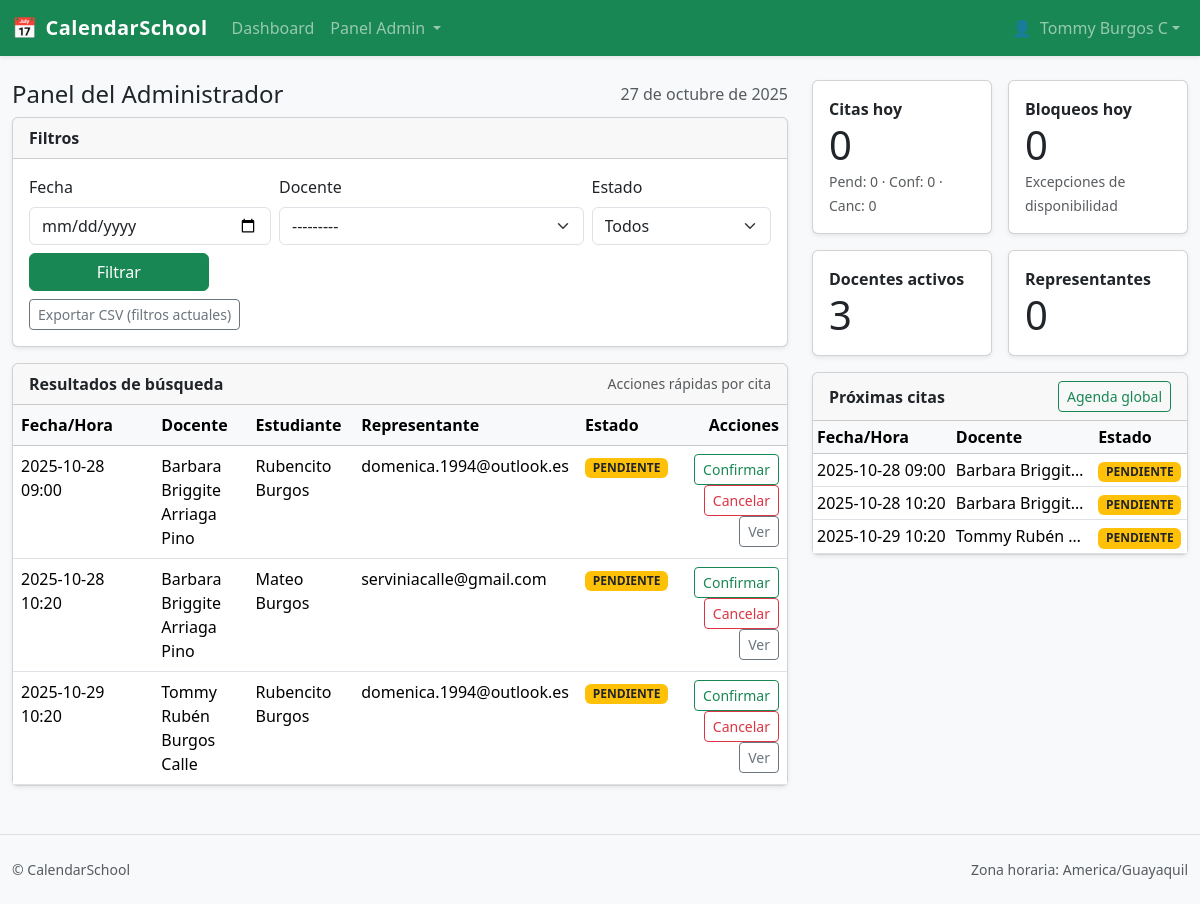
/panel/admin/ (signed in), run on the app's committed database.
### user/models.py (models this page shows, shortened)
class User(AbstractUser):
    cedula = models.CharField(
        max_length=20, unique=True, null=True, blank=True,
        validators=[RegexValidator(r"^\d{8,20}$", "Cédula inválida (8–20 dígitos).")]
    )
    email = models.EmailField(unique=True, null=True, blank=True)
    imgPerfil = models.ImageField(upload_to="users/", default="imageDefault.png")
    rol = models.ForeignKey("user.Rol", null=True, blank=True, on_delete=models.SET_NULL, related_name="usuarios")

### turnos/models.py (models this page shows, shortened)
class Cita(models.Model):
    docente = models.ForeignKey(
        PerfilDocente, on_delete=models.PROTECT, related_name="citas"
    )
    representante = models.ForeignKey(
        settings.AUTH_USER_MODEL, on_delete=models.PROTECT, related_name="citas"
    )
    curso_estudiante = models.CharField(max_length=100)   # p.ej. "8vo A", "2do BGU"
    nombre_estudiante = models.CharField(max_length=120)  # nombre del representado
    motivo = models.TextField()
    inicio = models.DateTimeField()
    fin = models.DateTimeField()
    estado = models.CharField(
        max_length=12, choices=EstadoCita.choices, default=EstadoCita.PENDIENTE
    )
    creada_en = models.DateTimeField(auto_now_add=True)
    cancelada_por = models.ForeignKey(
        settings.AUTH_USER_MODEL,
        null=True,
        blank=True,
        on_delete=models.SET_NULL,
        related_name="citas_canceladas",
    )
    motivo_cancelacion = models.CharField(max_length=255, blank=True)
    estudiante = models.ForeignKey(
        'turnos.Estudiante',
        null=True, blank=True,
        on_delete=models.SET_NULL,
        related_name="citas"
    )
    class Meta:
        verbose_name = "Cita"
        verbose_name_plural = "Citas"
        ordering = ("docente", "inicio")
        constraints = [
            models.UniqueConstraint(
                fields=["docente", "inicio", "fin"], name="unica_cita_docente_rango"
            ),
            models.CheckConstraint(
                check=models.Q(fin__gt=models.F("inicio")), name="cita_fin_gt_inicio"
            ),
        ]
        indexes = [
            models.Index(fields=["docente", "inicio"]),
            models.Index(fields=["estado"]),
            models.Index(fields=["inicio"]),
        ]

class PerfilDocente(models.Model):
    usuario = models.OneToOneField(
        settings.AUTH_USER_MODEL, on_delete=models.CASCADE, related_name="perfil_docente"
    )
    minutos_por_bloque = models.PositiveIntegerField(default=20)
    maximo_citas_diarias = models.PositiveIntegerField(null=True, blank=True)
    departamento = models.CharField(max_length=120, blank=True)
    telefono = models.CharField(max_length=30, blank=True)
    activo = models.BooleanField(default=True)
    class Meta:
        verbose_name = "Perfil de Docente"
        verbose_name_plural = "Perfiles de Docente"
        ordering = ["usuario__username"]
    def __str__(self):
        return f"Docente: {self.usuario.get_full_name() or self.usuario.username}"

### user/decorators.py (the view)
        def _wrapped(request, *args, **kwargs):
            u = request.user
            if not u.is_authenticated:
                messages.error(request, "Debes iniciar sesión.")
                return redirect("login")
            if not getattr(u, "rol", None) or (u.rol and u.rol.nombre != nombre_rol):
                messages.error(request, "No tienes permisos para ver esta sección.")
                return redirect("dashboard")  # o a donde prefieras
            return view_func(request, *args, **kwargs)

### turnos/forms.py
class FiltroCitasForm(forms.Form):
    fecha = forms.DateField(
        required=False,
        widget=forms.DateInput(attrs={"type": "date", "class": "form-control"}),
        label="Fecha"
    )
    docente = forms.ModelChoiceField(
        queryset=PerfilDocente.objects.filter(activo=True).select_related("usuario"),
        required=False,
        widget=forms.Select(attrs={"class": "form-select"}),
        label="Docente"
    )
    estado = forms.ChoiceField(
        required=False,
        choices=[("", "Todos")] + list(EstadoCita.choices),
        widget=forms.Select(attrs={"class": "form-select"}),
        label="Estado"
    )

### myApp/templates/dashboard_admin.html (shortened to what this page needs)
{% extends "base.html" %}
{% block content %}
<div class="row g-4">
  <div class="col-12 col-lg-8">
    <div class="d-flex align-items-center justify-content-between mb-2">
      <h1 class="h4 mb-0">Panel del Administrador</h1>
      <span class="text-muted">{{ hoy }}</span>
    </div>
    <div class="card shadow-sm">
      <div class="card-header">
        <strong>Filtros</strong>
      </div>
      <div class="card-body">
        <form method="get" class="row g-2 align-items-end">
          <div class="col-12 col-md-4">
            <label class="form-label">Fecha</label>
            {{ form.fecha }}
          </div>
          <div class="col-12 col-md-5">
            <label class="form-label">Docente</label>
            {{ form.docente }}
          </div>
          <div class="col-12 col-md-3">
            <label class="form-label">Estado</label>
            {{ form.estado }}
          </div>
          <div class="col-12 col-md-3">
            <button class="btn btn-success w-100">Filtrar</button>
          </div>
        </form>
        <div class="mt-2">
            <a class="btn btn-outline-secondary btn-sm"
            href="{% url 'exportar_citas_csv' %}?fecha={{ form.fecha.value }}&docente={{ form.docente.value }}&estado={{ form.estado.value }}">
            Exportar CSV (filtros actuales)
            </a>
        </div>
      </div>
    </div>
    <div class="card shadow-sm mt-3">
      <div class="card-header d-flex justify-content-between align-items-center">
        <span><strong>Resultados de búsqueda</strong></span>
        <small class="text-muted">Acciones rápidas por cita</small>
      </div>
      <div class="card-body p-0">
        <div class="table-responsive">
          <table class="table table-hover mb-0">
            <thead class="table-light">
              <tr>
                <th style="min-width:140px;">Fecha/Hora</th>
                <th>Docente</th>
                <th>Estudiante</th>
                <th>Representante</th>
                <th>Estado</th>
                <th class="text-end">Acciones</th>
              </tr>
            </thead>
            <tbody>
              {% for c in citas %}
              <tr>
                <td>{{ c.inicio|date:"Y-m-d H:i" }}</td>
                <td>{{ c.docente.usuario.get_full_name|default:c.docente.usuario.username }}</td>
                <td>{{ c.nombre_estudiante }}</td>
                <td>{{ c.representante.email }}</td>
                <td>
                  <span class="badge {% if c.estado == 'CONFIRMADA' %}bg-success{% elif c.estado == 'PENDIENTE' %}bg-warning text-dark{% else %}bg-secondary{% endif %}">
                    {{ c.estado }}
                  </span>
                </td>
                <td class="text-end">
                  {% if c.estado == 'PENDIENTE' %}
                  <form method="post" action="{% url 'confirmar_cita_admin' c.pk %}" class="d-inline">
                    <button class="btn btn-sm btn-outline-success">Confirmar</button>
                  </form>
                  {% endif %}
                  {% if c.estado != 'CANCELADA' %}
                  <form method="post" action="{% url 'cancelar_cita_admin' c.pk %}" class="d-inline ms-1">
                    <button class="btn btn-sm btn-outline-danger">Cancelar</button>
                  </form>
                  {% endif %}
                  <a href="{% url 'cita_detalle_admin' c.pk %}" class="btn btn-sm btn-outline-secondary">Ver</a>
                </td>
              </tr>
              {% empty %}
              <tr><td colspan="6" class="text-center text-muted py-4">Sin resultados.</td></tr>
              {% endfor %}
            </tbody>
          </table>
        </div>
      </div>
    </div>
  </div>
  <div class="col-12 col-lg-4">
    <div class="position-sticky" style="top: 1rem;">
      <div class="row g-3">
        <div class="col-6">
          <div class="card shadow-sm h-100">
            <div class="card-body">
              <div class="fw-bold">Citas hoy</div>
              <div class="display-6">{{ total_hoy }}</div>
              <small class="text-muted">Pend: {{ pend_hoy }} · Conf: {{ conf_hoy }} · Canc: {{ canc_hoy }}</small>
            </div>
          </div>
        </div>
        <div class="col-6">
          <div class="card shadow-sm h-100">
            <div class="card-body">
              <div class="fw-bold">Bloqueos hoy</div>
              <div class="display-6">{{ bloqueos_hoy }}</div>
              <small class="text-muted">Excepciones de disponibilidad</small>
            </div>
          </div>
        </div>
        <div class="col-6">
          <div class="card shadow-sm h-100">
            <div class="card-body">
              <div class="fw-bold">Docentes activos</div>
              <div class="display-6">{{ docentes_activos }}</div>
            </div>
          </div>
        </div>
        <div class="col-6">
          <div class="card shadow-sm h-100">
            <div class="card-body">
              <div class="fw-bold">Representantes</div>
              <div class="display-6">{{ reps }}</div>
            </div>
          </div>
        </div>
      </div>
      <div class="card shadow-sm mt-3">
        <div class="card-header d-flex justify-content-between align-items-center">
          <span><strong>Próximas citas</strong></span>
          <a class="btn btn-sm btn-outline-success" href="{% url 'agenda_global_admin' %}">Agenda global</a>
        </div>
        <div class="card-body p-0">
          <div class="table-responsive">
            <table class="table table-sm mb-0">
              <thead class="table-light">
                <tr>
                  <th>Fecha/Hora</th>
                  <th>Docente</th>
                  <th>Estado</th>
                </tr>
              </thead>
              <tbody>
                {% for c in proximas %}
                <tr>
                  <td>{{ c.inicio|date:"Y-m-d H:i" }}</td>
                  <td class="text-truncate" style="max-width: 140px;">
                    {{ c.docente.usuario.get_full_name|default:c.docente.usuario.username }}
                  </td>
                  <td>
                    <span class="badge {% if c.estado == 'CONFIRMADA' %}bg-success{% elif c.estado == 'PENDIENTE' %}bg-warning text-dark{% else %}bg-secondary{% endif %}">
                      {{ c.estado }}
                    </span>
                  </td>
                </tr>
                {% empty %}
                <tr><td colspan="3" class="text-center text-muted py-3">Sin próximas citas.</td></tr>
                {% endfor %}
              </tbody>
            </table>
          </div>
        </div>
      </div>
    </div>
  </div>
</div>
{% endblock %}

### myApp/templates/base.html (shortened to what this page needs)
<!doctype html>
<html lang="es">
<head>
  <link href="https://cdn.jsdelivr.net/npm/bootstrap@5.3.3/dist/css/bootstrap.min.css" rel="stylesheet">
</head>
<body>
<nav class="navbar navbar-expand-lg navbar-dark bg-success shadow-sm">
  <div class="container container-narrow">
    <a class="navbar-brand d-flex align-items-center" href="{% url 'dashboard_admin' %}">
      <span class="me-2">📅</span> CalendarSchool
    </a>
    <div class="collapse navbar-collapse" id="mainNav">
      <ul class="navbar-nav me-auto mb-2 mb-lg-0">
        {% if request.user.is_authenticated %}
        <li class="nav-item">
          <a class="nav-link" href="{% url 'dashboard_admin' %}">Dashboard</a>
        </li>
        <li class="nav-item dropdown">
          <a class="nav-link dropdown-toggle" href="#" id="adminMenu" role="button" data-bs-toggle="dropdown" aria-expanded="false">
            Panel Admin
          </a>
        </li>
        {% endif %}
      </ul>
      <ul class="navbar-nav ms-auto mb-2 mb-lg-0">
        {% if request.user.is_authenticated %}
          <li class="nav-item dropdown">
            <a class="nav-link dropdown-toggle d-flex align-items-center" href="#" id="userMenu" role="button" data-bs-toggle="dropdown" aria-expanded="false">
              <span class="me-2">👤</span>
              <span class="d-none d-sm-inline">{{ request.user.get_full_name|default:request.user.email }}</span>
            </a>
          </li>
        {% else %}
          <li class="nav-item">
            <a class="nav-link" href="{% url 'login' %}">Iniciar sesión</a>
          </li>
        {% endif %}
      </ul>
    </div>
  </div>
</nav>
<main class="container container-narrow my-4">
  {% block content %}{% endblock %}
</main>
<footer class="border-top py-4 mt-5">
  <div class="container container-narrow text-muted small d-flex justify-content-between">
    <span>© {{ now|date:"Y" }} CalendarSchool</span>
    <span>Zona horaria: America/Guayaquil</span>
  </div>
</footer>
</body>
</html>

### myApp/templates/base.html (style rules this page uses)
body { background: #f7f9fb; }
.navbar-brand { letter-spacing:.5px; font-weight:600; }
.container-narrow { max-width: 1200px; }

### data on the page
User: user.get_full_name "Tommy Burgos C"
Cita: inicio "2025-10-28 09:00", docente.usuario.get_full_name "Barbara Briggite Arriaga Pino", nombre_estudiante "Rubencito Burgos", representante.email "domenica.1994@outlook.es", estado "PENDIENTE", shows "Confirmar", shows "Cancelar", docente.usuario.get_full_name "Barbara Briggit…"
Cita: inicio "2025-10-28 10:20", docente.usuario.get_full_name "Barbara Briggite Arriaga Pino", nombre_estudiante "Mateo Burgos", representante.email "serviniacalle@gmail.com", estado "PENDIENTE", shows "Confirmar", shows "Cancelar", docente.usuario.get_full_name "Barbara Briggit…"
Cita: inicio "2025-10-29 10:20", docente.usuario.get_full_name "Tommy Rubén Burgos Calle", nombre_estudiante "Rubencito Burgos", representante.email "domenica.1994@outlook.es", estado "PENDIENTE", shows "Confirmar", shows "Cancelar", docente.usuario.get_full_name "Tommy Rubén…"

### other printed values
{{ hoy }} "27 de octubre de 2025"
{{ total_hoy }} "0"
{{ pend_hoy }} "0"
{{ conf_hoy }} "0"
{{ canc_hoy }} "0"
{{ bloqueos_hoy }} "0"
{{ docentes_activos }} "3"
{{ reps }} "0"
